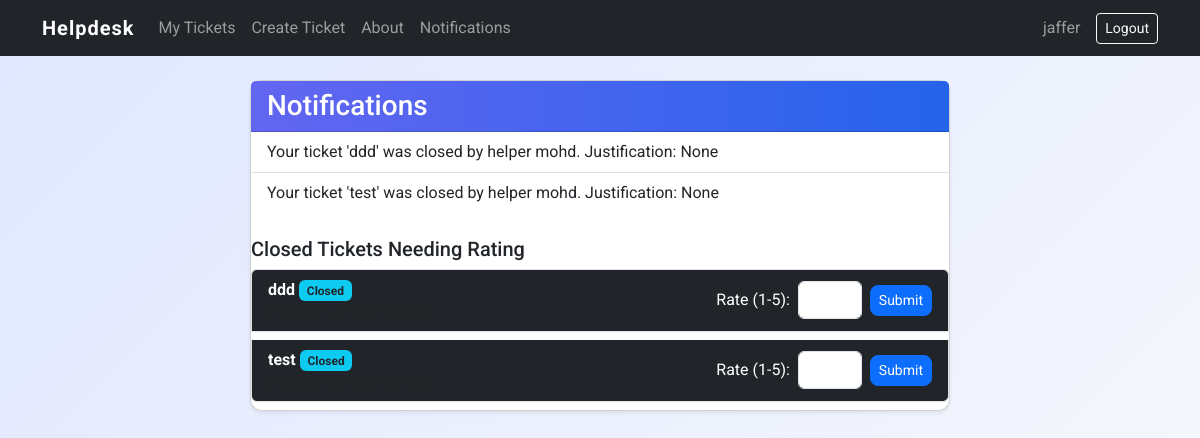
Before: /tickets/notifications/ (signed in) with the older database file.
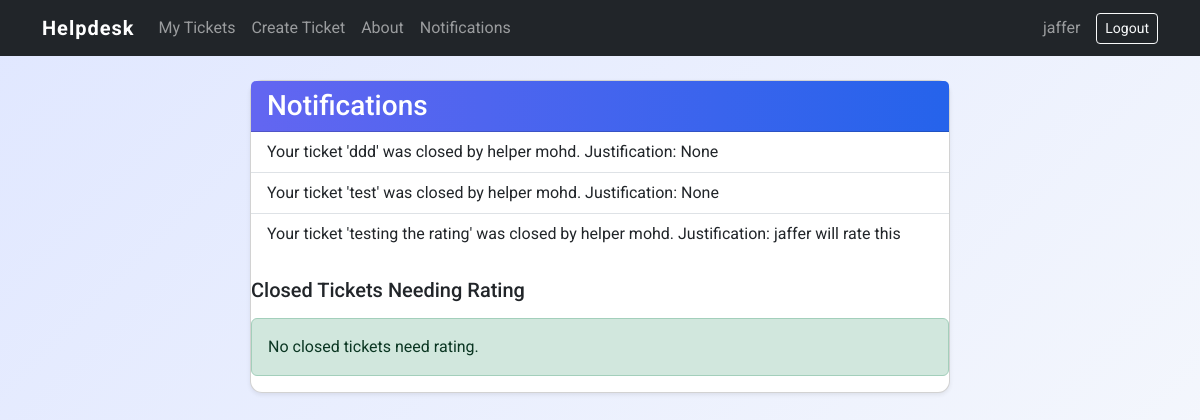
After: the same page with the newer database file.
### tickets/models.py (models this page shows, shortened)
class Notification(models.Model):
    user = models.ForeignKey(settings.AUTH_USER_MODEL, on_delete=models.CASCADE, related_name='notifications')
    message = models.TextField()
    is_read = models.BooleanField(default=False)
    created_at = models.DateTimeField(auto_now_add=True)

class Ticket(models.Model):
    STATUS_CHOICES = [
        ('open', 'Open'),
        ('in_progress', 'In Progress'),
        ('resolved', 'Resolved'),
        ('closed', 'Closed'),
    ]
    PRIORITY_CHOICES = [
        ('high', 'High'),
        ('medium', 'Medium'),
        ('low', 'Low'),
    ]
    title = models.CharField(max_length=200)
    description = models.TextField()
    status = models.CharField(max_length=20, choices=STATUS_CHOICES, default='open')
    priority = models.CharField(max_length=10, choices=PRIORITY_CHOICES, default='medium')
    created_at = models.DateTimeField(auto_now_add=True)
    updated_at = models.DateTimeField(auto_now=True)
    created_by = models.ForeignKey(settings.AUTH_USER_MODEL, on_delete=models.CASCADE, related_name='tickets')
    category = models.ForeignKey(Category, on_delete=models.SET_NULL, null=True, related_name='tickets')
    justification = models.TextField(blank=True, null=True)
    rating = models.PositiveSmallIntegerField(blank=True, null=True)

### tickets/views.py (the view, shortened to what this page needs)
# urls.py: path('notifications/', views.notifications, name='notifications'),
@login_required
def notifications(request):
    user = request.user
    user.notifications.filter(is_read=False).update(is_read=True)
    unread_count = 0
    rating_error = None
    tickets_to_rate = []
    if hasattr(user, 'role') and user.role == 'staff':
        tickets_to_rate = user.tickets.filter(status='closed', rating__isnull=True)
    return render(request, 'tickets/notifications.html', {
        'unread_count': unread_count,
        'tickets_to_rate': tickets_to_rate,
        'rating_error': rating_error,
    })

### tickets/templates/tickets/notifications.html (shortened to what this page needs)
{% extends 'tickets/base.html' %}
{% block content %}
<div class="mx-auto" style="max-width: 700px;">
  <div class="card shadow-sm mb-4">
    <div class="card-header bg-dark text-white">
      <h3 class="mb-0">Notifications</h3>
    </div>
    <div class="card-body p-0">
      {% if user.notifications.all %}
        <div class="list-group list-group-flush">
          {% for notification in user.notifications.all %}
            <div class="list-group-item d-flex justify-content-between align-items-center {% if not notification.is_read %}list-group-item-info fw-bold{% endif %}">
              <span class="mb-0 {% if not notification.is_read %}text-primary{% endif %}">{{ notification.message }}</span>
            </div>
          {% empty %}
            <div class="list-group-item text-muted">No notifications.</div>
          {% endfor %}
        </div>
      {% else %}
        <div class="alert alert-info m-3">No notifications.</div>
      {% endif %}
      {% if user.role == 'staff' %}
        <div class="mt-4">
          <h5>Closed Tickets Needing Rating</h5>
          {% if tickets_to_rate %}
            <ul class="list-group">
              {% for ticket in tickets_to_rate %}
                <li class="list-group-item bg-dark text-white mb-2">
                  <div class="d-flex justify-content-between align-items-center">
                    <div>
                      <strong>{{ ticket.title }}</strong> <span class="badge bg-info text-dark">Closed</span>
                      <div class="small text-muted">Created: {{ ticket.created_at|date:"Y-m-d H:i" }}</div>
                    </div>
                    <form method="post" class="d-flex align-items-center ms-3">
                      <label for="rating-{{ ticket.id }}" class="form-label mb-0 me-2">Rate (1-5):</label>
                      <input type="number" name="rating" id="rating-{{ ticket.id }}" min="1" max="5" required class="form-control w-auto d-inline-block me-2">
                      <button type="submit" class="btn btn-primary btn-sm">Submit</button>
                    </form>
                  </div>
                </li>
              {% endfor %}
            </ul>
          {% else %}
            <div class="alert alert-success mt-3">No closed tickets need rating.</div>
          {% endif %}
        </div>
      {% endif %}
    </div>
  </div>
</div>
{% endblock %}

Changed rows visible on the page:
no longer on this page (row edited): Ticket: title "ddd"
no longer on this page (row edited): Ticket: title "test"
added Notification: message "Your ticket 'testing the rating' was closed by helper mohd. Justification: jaffer will rate this"
Other visible differences:
text now shown: "No closed tickets need rating."
